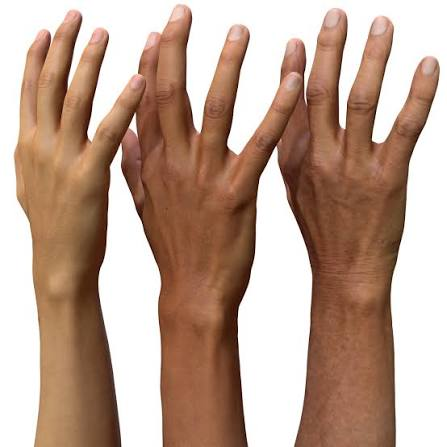
#> input picture images.jpeg, 447 x 447 px, given in place of the camera
$ python testthbl.py
#> lines starting #> are read from the running program, lines starting #| are printed output that depends on the picture; after the words box and inside, x2 and y2 are one past the last pixel; in counts of white or black regions, pixels touching at a corner belong together
### skinDetect.py
# skin_detector.py
import cv2
import numpy as np
# a performance improvement can be using lut and precomputed values
class SkinDetector:

    #Dynamic YCbCr skin detector based on Brancati et al.'s trapezoidal model.

    CR_MIN = 133          # fixed lower bound for Cr
    CB_MAX = 128          # fixed upper bound for Cb

    def __init__(self, rebuild_interval=60,pct_lo=4, pct_hi=94, coverage=0.12,cov_min=0.05,cov_max=0.4,step=0.15,frac_lo=0.2,frac_hi=0.7):
        self.rebuild_interval = rebuild_interval
        self.pct_lo = pct_lo
        self.pct_hi = pct_hi
        self.coverage = coverage
        self.params = None
        self.cov_min, self.cov_max = cov_min, cov_max    # coverage is clamped to this range
        self.step = step                                 # relative coverage change per rebuil
        self.freeze = False                              # set True while a hand is tracked
        self.frac_lo, self.frac_hi = frac_lo, frac_hi
        self.frac = None
        self._frame = 0
        self._kernel = np.ones((5, 5), np.uint8)

    def freeze(self,state:bool):
        self.freeze=state

    # [6 lines left out: function _adapt_coverage, not called in this run]
        # between frac_lo and frac_hi: do nothing (dead band)


    def process(self, bgr):
        #Return (mask, params) for a BGR frame.
        ycrcb = cv2.cvtColor(bgr, cv2.COLOR_BGR2YCrCb)

        if self.params is None or self._frame % self.rebuild_interval == 0:
            if not self.freeze and self.frac is not None:
                self._adapt_coverage()

            new = self._build_params(ycrcb)
            if self.params is None:
                self.params = new
            else:                                   # blend so thresholds don't jump
                a = 0.2
                self.params = {k: int(a * new[k] + (1 - a) * self.params[k])
                               for k in new}
            self.params = self._build_params(ycrcb)

        y, cr, cb = cv2.split(ycrcb)
        cr_up, cb_lo = self._thresholds(y, self.params)

        mask = ((cr >= self.CR_MIN) & (cr <= cr_up) &
                (cb >= cb_lo) & (cb <= self.CB_MAX)).astype(np.uint8) * 255
        frac = np.count_nonzero(mask) / mask.size
        self.frac = frac if self.frac is None else 0.9 * self.frac + 0.1 * frac
        mask = cv2.morphologyEx(mask, cv2.MORPH_CLOSE, self._kernel)
        mask = cv2.dilate(mask, np.ones((3, 3), np.uint8), iterations=3)

        self._frame += 1
        return mask, self.params

    # -------- internals --------
    def _build_params(self, ycrcb):
        y, cr, cb = cv2.split(ycrcb)
        total = y.size

        # Cr_max: highest Cr in [133,183] covering >= coverage of pixels
        vals = cr[(cr >= 133) & (cr <= 183)]
        if vals.size == 0:
            cr_max = 173
        else:
            h, _ = np.histogram(vals, bins=256, range=(0, 256))
            idx = np.searchsorted(np.cumsum(h[::-1]), self.coverage * total)
            cr_max = int(np.clip(255 - idx if idx < len(h) else 183, 133, 183))

        # Cb_min: lowest Cb in [77,128] covering >= coverage of pixels
        vals = cb[(cb >= 77) & (cb <= 128)]
        if vals.size == 0:
            cb_min = 77
        else:
            h, _ = np.histogram(vals, bins=256, range=(0, 256))
            idx = np.searchsorted(np.cumsum(h), self.coverage * total)
            cb_min = int(np.clip(idx if idx < 256 else 128, 77, 128))

        y0, y1 = self._y_percentiles(y, cr, cr_max)
        y2, y3 = self._y_percentiles(y, cb, cb_min)

        return {"cr_max": cr_max, "cb_min": cb_min,
                "y0": y0, "y1": y1, "y2": y2, "y3": y3}

    def _y_percentiles(self, y, channel, center):
        # sees the values close tto the calculated max
        mask = np.abs(channel.astype(np.int16) - center) <= 2
        ys = y[mask]
        if ys.size < 10:
            return 80, 180
        lo = int(np.percentile(ys, self.pct_lo))
        hi = int(np.percentile(ys, self.pct_hi))
        return (lo, hi) if hi > lo else (80, 180)

    def _thresholds(self, y_channel, p):
        Y = y_channel.astype(np.float32)
        cr_max, cb_min = float(p["cr_max"]), float(p["cb_min"])
        y0, y1 = float(p["y0"]), float(p["y1"])
        y2, y3 = float(p["y2"]), float(p["y3"])
        cr_min, cb_max = float(self.CR_MIN), float(self.CB_MAX)
        d_cr, d_cb = cr_max - cr_min, cb_max - cb_min

        cr_up = np.where(
            Y < y0, cr_min + d_cr * Y / max(y0, 1.0),
            np.where(Y <= y1, cr_max,
                     cr_max - d_cr * (Y - y1) / max(255.0 - y1, 1.0)))

        cb_lo = np.where(
            Y < y2, cb_max - d_cb * Y / max(y2, 1.0),
            np.where(Y <= y3, cb_min,
                     cb_min + d_cb * (Y - y3) / max(255.0 - y3, 1.0)))

        return cr_up, cb_lo

### testthbl.py
import cv2
import numpy as np
from collections import deque
from scipy.signal import find_peaks
from skinDetect import SkinDetector

# ---------------- parameters ----------------
SEED_DILATE = 3
SKIN_CLOSE  = 3
JOIN_K      = 5
MIN_AREA    = 600    # ignore blobs smaller than this

SMOOTH_SIGMA = 3     # smoothing of the distance signal
MIN_REACH    = 1.5   # a tip must be this many palm radii from the palm center
PROMINENCE   = 0.4   # and stick out this many palm radii above its valleys

K_SEED = cv2.getStructuringElement(cv2.MORPH_ELLIPSE, (SEED_DILATE, SEED_DILATE))
K_SKIN = cv2.getStructuringElement(cv2.MORPH_ELLIPSE, (SKIN_CLOSE, SKIN_CLOSE))
K_JOIN = cv2.getStructuringElement(cv2.MORPH_ELLIPSE, (JOIN_K, JOIN_K))


# ---------------- mask cleanup ----------------
def fill_enclosed(mask):
    """Fill holes that are completely surrounded by the mask."""
    contours, _ = cv2.findContours(mask, cv2.RETR_EXTERNAL, cv2.CHAIN_APPROX_SIMPLE)
    filled = np.zeros_like(mask)
    cv2.drawContours(filled, contours, -1, 255, thickness=cv2.FILLED)
    return filled


def clean_hand_mask(mask):
    mask = fill_enclosed(mask)                           # holes inside the hand
    mask = cv2.morphologyEx(mask, cv2.MORPH_CLOSE, K_JOIN)  # small cracks
    mask = fill_enclosed(mask)                           # holes created by closing
    return cv2.medianBlur(mask, 3)                       # smooth jagged edges


def largest_contour(mask):
    """The biggest blob above MIN_AREA, or None. Assumed to be the hand."""
    contours, _ = cv2.findContours(mask, cv2.RETR_EXTERNAL, cv2.CHAIN_APPROX_NONE)
    contours = [c for c in contours if cv2.contourArea(c) >= MIN_AREA]
    return max(contours, key=cv2.contourArea) if contours else None


# ---------------- fingertip detection ----------------
def smooth_circular(signal, sigma):
    radius = int(3 * sigma)
    kernel = cv2.getGaussianKernel(2 * radius + 1, sigma).ravel()
    padded = np.pad(signal, radius, mode="wrap")
    return np.convolve(padded, kernel, mode="valid")


def find_fingertips(contour, mask):
    points = contour.reshape(-1, 2)

    # 1. Palm center = the point deepest inside the hand.
    #    Its distance to the edge is also the palm radius.
    dist_map = cv2.distanceTransform(mask, cv2.DIST_L2, 5)
    _, palm_radius, _, palm_center = cv2.minMaxLoc(dist_map)

    # 2. Distance from every outline point to the palm center.
    distances = np.linalg.norm(points - palm_center, axis=1)

    # 3. Smooth it so pixel noise doesn't create fake peaks.
    distances = smooth_circular(distances, SMOOTH_SIGMA)

    # 4. Peaks of the signal are the fingertips.
    peaks, _ = find_peaks(distances,
                          height=MIN_REACH * palm_radius,
                          prominence=PROMINENCE * palm_radius)

    return points[peaks], palm_center, palm_radius


# ---------------- main loop ----------------
def main():
    cap = cv2.VideoCapture(0)
    cap.set(cv2.CAP_PROP_AUTO_WB, 0)
    cap.set(cv2.CAP_PROP_AUTO_EXPOSURE, 0.25)   # V4L2 manual mode

    detector = SkinDetector(rebuild_interval=10, coverage=0.08)
    back_sub = cv2.createBackgroundSubtractorMOG2(
        history=500, varThreshold=5, detectShadows=False)
    recent_counts = deque(maxlen=7)             # median of last 7 frames

    while True:
        ok, frame = cap.read()
#> frame is the input picture: shape (447, 447, 3); mean B, G, R 146, 162.2, 189.9
        if not ok:
            break
        frame = cv2.flip(frame, 1)
        blurred = cv2.GaussianBlur(frame, (5, 5), 0)

        # two cues: skin color (shape) and motion (which blob is the hand)
        skin, _ = detector.process(blurred)
#> in _build_params, `y, cr, cb = cv2.split(ycrcb)`:
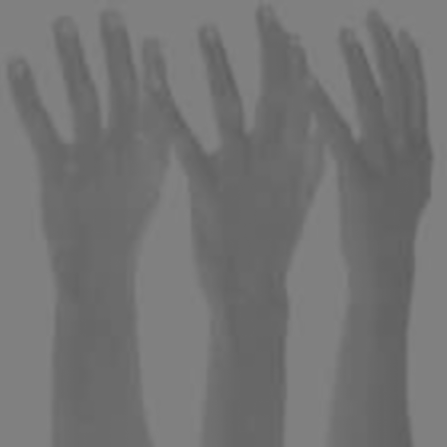
#> cb: shape (447, 447); min 91, max 130, mean 115.2
#> in _build_params, `h, _ = np.histogram(vals, bins=256, range=(0, 256))`: h = 256 values, max 17471 at index 157, min 0 at index 0, mean 471.5
#> in _build_params, `idx = np.searchsorted(np.cumsum(h[::-1]), self.coverage * total)`: idx = 97
#> in _build_params, `cr_max = int(np.clip(255 - idx if idx < len(h) else 183, 133, 183))`: cr_max = 158
#> in _build_params, `h, _ = np.histogram(vals, bins=256, range=(0, 256))`: h = 256 values, max 57905 at index 128, min 0 at index 0, mean 754.2
#> in _build_params, `idx = np.searchsorted(np.cumsum(h), self.coverage * total)`: idx = 101
#> in _y_percentiles, `mask = np.abs(channel.astype(np.int16) - center) <= 2`:
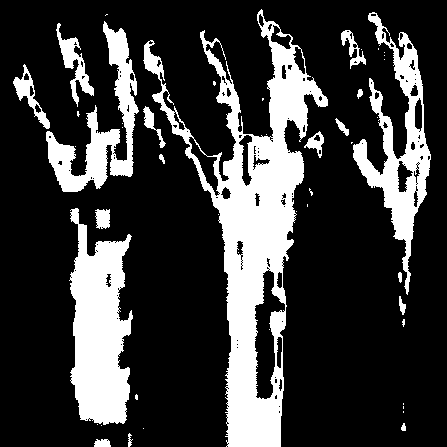
#> mask: shape (447, 447) bool; 22.9% white; 47 white regions (29 under 20 px), largest, box (x1, y1, x2, y2) and area: (143, 9, 328, 447) 22219, (69, 208, 133, 425) 9180, (353, 12, 431, 295) 6382
#> in _y_percentiles, `lo = int(np.percentile(ys, self.pct_lo))`: lo = 85
#> in _y_percentiles, `hi = int(np.percentile(ys, self.pct_hi))`: hi = 160
#> in _build_params, `y0, y1 = self._y_percentiles(y, cr, cr_max)`: y0 = 85; y1 = 160
#> in _build_params, `y2, y3 = self._y_percentiles(y, cb, cb_min)`: y2 = 95; y3 = 163
#> in process, `new = self._build_params(ycrcb)`: new = {'cr_max': 158, 'cb_min': 101, 'y0': 85, 'y1': 160, 'y2': 95, 'y3': 163}
#> in process, `self.params = new`: self.params has the same summary as new
#> in _thresholds, `cr_max, cb_min = float(p["cr_max"]), float(p["cb_min"])`: cr_max = 158; cb_min = 101
#> in _thresholds, `y0, y1 = float(p["y0"]), float(p["y1"])`: y0 = 85; y1 = 160
#> in _thresholds, `y2, y3 = float(p["y2"]), float(p["y3"])`: y2 = 95; y3 = 163
#> in _thresholds, `d_cr, d_cb = cr_max - cr_min, cb_max - cb_min`: d_cr = 25; d_cb = 27
#> in process, `mask = ((cr >= self.CR_MIN) & (cr <= cr_up) & (cb >= cb_lo) & (cb <= s..`:
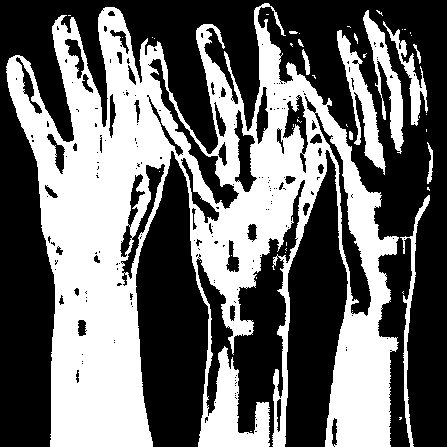
#> mask: shape (447, 447); 42% white; 47 white regions (35 under 20 px), largest, box (x1, y1, x2, y2) and area: (6, 3, 399, 447) 77557, (337, 30, 386, 175) 2061, (363, 10, 404, 154) 1807
#> in process, `frac = np.count_nonzero(mask) / mask.size`: frac = 0.42
        motion = back_sub.apply(blurred, learningRate=-1)
#> motion: shape (447, 447); every value is 255
        seed = cv2.dilate(cv2.medianBlur(motion, 5), K_SEED)

        skin = cv2.morphologyEx(skin, cv2.MORPH_CLOSE, K_SKIN)
#> skin: shape (447, 447); 59.9% white; 32 black regions (13 under 20 px)
        combined = cv2.bitwise_and(skin, seed)
        hand_mask = clean_hand_mask(combined)
#> in fill_enclosed, `contours, _ = cv2.findContours(mask, cv2.RETR_EXTERNAL, cv2.CHAIN_APPR..`: contours = 1 contour; box (x1, y1, x2, y2) and area: (3, 0, 436, 447) 125867
#> in fill_enclosed (call 2), `contours, _ = cv2.findContours(mask, cv2.RETR_EXTERNAL, cv2.CHAIN_APPR..`: contours = 1 contour; box (x1, y1, x2, y2) and area: (3, 0, 436, 447) 130273
#> in fill_enclosed (call 2), `cv2.drawContours(filled, contours, -1, 255, thickness=cv2.FILLED)`:
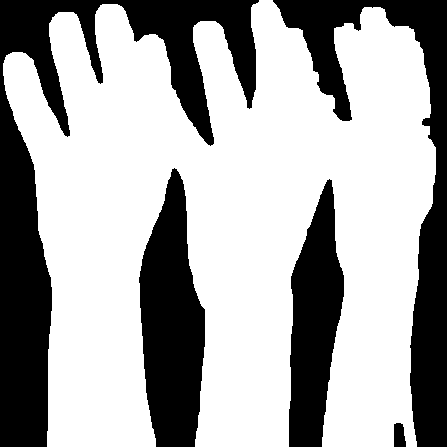
#> filled: shape (447, 447); 66.1% white; 5 black regions, box (x1, y1, x2, y2) and area: (0, 0, 259, 447) 28013, (273, 0, 447, 447) 17063, (139, 168, 205, 447) 12733, (289, 179, 344, 447) 9689, (394, 423, 406, 447) 249

        # find the hand and its fingertips
        out = frame.copy()
        contour = largest_contour(hand_mask)
#> in largest_contour, `contours, _ = cv2.findContours(mask, cv2.RETR_EXTERNAL, cv2.CHAIN_APPR..`: contours = 1 contour; box (x1, y1, x2, y2) and area: (3, 0, 436, 447) 130306
#> contour = contour of 3533 points, box (x1, y1, x2, y2) (3, 0, 436, 447), area 130306
        if contour is not None:
            tips, center, radius = find_fingertips(contour, hand_mask)
#> in find_fingertips, `points = contour.reshape(-1, 2)`: points = 3533 pairs, first value 3 to 435, second value 0 to 446
#> in find_fingertips, `dist_map = cv2.distanceTransform(mask, cv2.DIST_L2, 5)`:
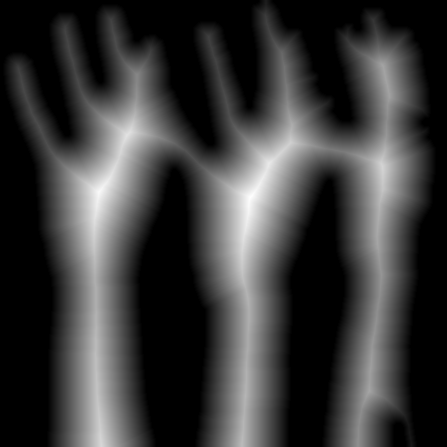
#> dist_map: shape (447, 447) float32; min 0, max 64.72, mean 14.7; drawn with min black and max white
#> in find_fingertips, `_, palm_radius, _, palm_center = cv2.minMaxLoc(dist_map)`: palm_radius = 64.72; palm_center = (250, 197)
#> in find_fingertips, `distances = np.linalg.norm(points - palm_center, axis=1)`: distances = 3533 values, max 321.3 at index 1319, min 64 at index 1736, mean 188.4
#> in smooth_circular, `padded = np.pad(signal, radius, mode="wrap")`: padded = 3551 values, max 321.3 at index 1328, min 64 at index 1745, mean 188.4
#> in find_fingertips, `distances = smooth_circular(distances, SMOOTH_SIGMA)`: distances = 3533 values, max 319.6 at index 1319, min 64.2 at index 1739, mean 188.4
#> in find_fingertips, `peaks, _ = find_peaks(distances, height=MIN_REACH * palm_radius, promi..`: peaks = [215, 534, 703, 931, 1319, 1988, 2746, 3173]
#> tips = [[201, 21], [100, 6], [54, 16], [5, 58], [47, 446], [198, 446], [415, 446], [412, 29]]; center = (250, 197); radius = 64.72
            recent_counts.append(len(tips))

            cv2.drawContours(out, [contour], -1, (0, 255, 0), 2)
            cv2.circle(out, center, int(radius), (255, 255, 0), 1)   # palm circle
            for x, y in tips:
                cv2.circle(out, (int(x), int(y)), 6, (0, 0, 255), -1)
#> this loop made 8 passes
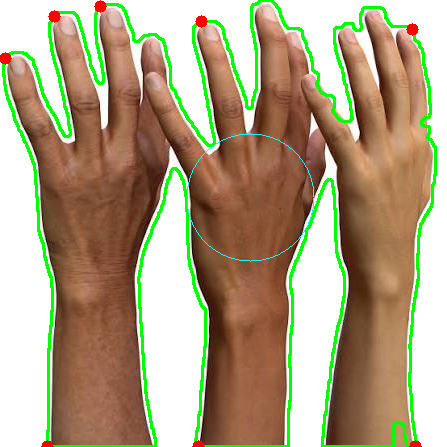
#> out: shape (447, 447, 3); mean B, G, R 131.8, 162.2, 175.7
        else:
            recent_counts.append(0)

        cv2.putText(out, f"fingers: {int(np.median(recent_counts))}", (10, 30),
                    cv2.FONT_HERSHEY_SIMPLEX, 0.8, (0, 0, 255), 2)
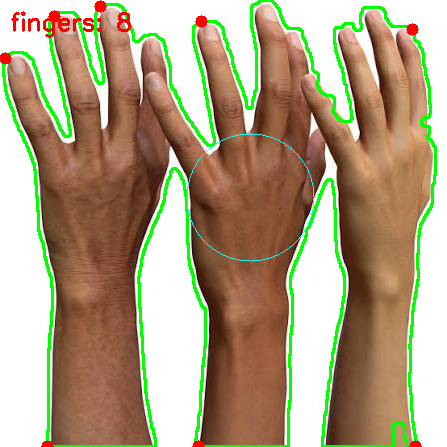
#> out: shape (447, 447, 3); 0.4% of pixels changed, all inside (x1, y1, x2, y2) = (11, 11, 131, 38)

        cv2.imshow("frame", out)
        cv2.imshow("skin", skin)
        cv2.imshow("seed (motion)", seed)
        cv2.imshow("hand_mask", hand_mask)

        if cv2.waitKey(1) & 0xFF == ord('q'):
#> (key q is pressed here)
            break

    cap.release()
    cv2.destroyAllWindows()


if __name__ == "__main__":
    main()

$ run again, on dffgb.jpeg
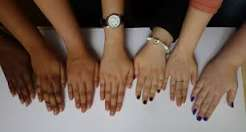
#> input picture dffgb.jpeg, 246 x 132 px, given in place of the camera
#> in main, frame is the input picture: shape (132, 246, 3); mean B, G, R 84.2, 96.3, 116.9
#> ycrcb: shape (132, 246, 3); mean of channels 0, 1, 2 101.1, 139.3, 118.5
#> in _build_params, `h, _ = np.histogram(vals, bins=256, range=(0, 256))`: h = 256 values, max 2289 at index 147, min 0 at index 0, mean 80.98
#> in _build_params, `idx = np.searchsorted(np.cumsum(h[::-1]), self.coverage * total)`: idx = 102
#> in _build_params, `cr_max = int(np.clip(255 - idx if idx < len(h) else 183, 133, 183))`: cr_max = 153
#> in _build_params, `h, _ = np.histogram(vals, bins=256, range=(0, 256))`: h = 256 values, max 1918 at index 128, min 0 at index 0, mean 98.11
#> in _build_params, `idx = np.searchsorted(np.cumsum(h), self.coverage * total)`: idx = 105
#> in _y_percentiles, `mask = np.abs(channel.astype(np.int16) - center) <= 2`:
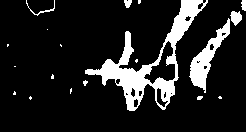
#> mask: shape (132, 246) bool; 13.2% white; 19 white regions (12 under 20 px), largest, box (x1, y1, x2, y2) and area: (85, 0, 208, 111) 2986, (189, 18, 230, 93) 918, (230, 11, 242, 26) 119
#> ys = 4298 values, max 143 at index 2015, min 32 at index 4068, mean 91.3
#> lo = 53
#> hi = 125
#> in _build_params, `y0, y1 = self._y_percentiles(y, cr, cr_max)`: y0 = 53; y1 = 125
#> in _build_params, `y2, y3 = self._y_percentiles(y, cb, cb_min)`: y2 = 65; y3 = 137
#> new = {'cr_max': 153, 'cb_min': 105, 'y0': 53, 'y1': 125, 'y2': 65, 'y3': 137}
#> self.params has the same summary as new
#> in _thresholds, `cr_max, cb_min = float(p["cr_max"]), float(p["cb_min"])`: cr_max = 153; cb_min = 105
#> in _thresholds, `y0, y1 = float(p["y0"]), float(p["y1"])`: y0 = 53; y1 = 125
#> in _thresholds, `y2, y3 = float(p["y2"]), float(p["y3"])`: y2 = 65; y3 = 137
#> d_cr = 20; d_cb = 23
#> frac = 0.455
#> motion: shape (132, 246); every value is 255
#> skin: shape (132, 246); 69.9% white; 12 black regions (4 under 20 px)
#> in fill_enclosed, `contours, _ = cv2.findContours(mask, cv2.RETR_EXTERNAL, cv2.CHAIN_APPR..`: contours = 1 contour; box (x1, y1, x2, y2) and area: (0, 0, 246, 123) 22890
#> filled: shape (132, 246); 72.1% white; 9 black regions (3 under 20 px), largest, box (x1, y1, x2, y2) and area: (0, 78, 246, 132) 5186, (63, 0, 119, 49) 1584, (0, 0, 46, 60) 1020, (146, 0, 177, 47) 700, (205, 0, 246, 26) 393, (30, 0, 51, 10) 157
#> in fill_enclosed (call 2), `contours, _ = cv2.findContours(mask, cv2.RETR_EXTERNAL, cv2.CHAIN_APPR..`: contours = 1 contour; box (x1, y1, x2, y2) and area: (0, 0, 246, 123) 23006
#> in largest_contour, `contours, _ = cv2.findContours(mask, cv2.RETR_EXTERNAL, cv2.CHAIN_APPR..`: contours = 1 contour; box (x1, y1, x2, y2) and area: (0, 0, 246, 123) 23037
#> contour = contour of 990 points, box (x1, y1, x2, y2) (0, 0, 246, 123), area 23037
#> points = 990 pairs, first value 0 to 245, second value 0 to 122
#> palm_radius = 44.94; palm_center = (193, 64)
#> in find_fingertips, `distances = np.linalg.norm(points - palm_center, axis=1)`: distances = 990 values, max 198 at index 116, min 43.97 at index 434, mean 107.4
#> padded = 1008 values, max 198 at index 125, min 43.97 at index 443, mean 108.7
#> in find_fingertips, `distances = smooth_circular(distances, SMOOTH_SIGMA)`: distances = 990 values, max 197 at index 119, min 45.27 at index 435, mean 107.4
#> peaks = [119, 566, 639]
#> tips = [[0, 23], [245, 1], [221, 0]]; center = (193, 64); radius = 44.94
#> the loop in main, `for x, y in tips:` made 3 passes
#> in main, `cv2.putText(out, f"fingers: {int(np.median(recent_counts))}", (10, 30)..`:
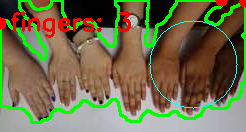
#> out: shape (132, 246, 3); mean B, G, R 75.1, 110.2, 111.4
